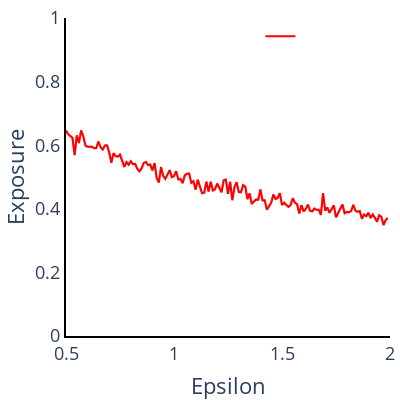

Write notebook code for a chart like this one.
### Code cell
'''
heatmap = px.density_heatmap(x=df_eps['epsilon'], y=df_eps['H_Share'], range_x=[0.5,2], range_y=[0,1])
lines = px.line(x=df_eps['epsilon'], y=df_eps['Predicted_H_Share'], range_x=[0.5,2], range_y=[0,1])

fig = go.Figure(data = heatmap.data + lines.data)
fig.show()
'''

plotly_lines.plot_MTO_sim_results(plotly_lines(), data=df_eps[df_eps['rho'] == 1], x_var='epsilon', y_var='Network_H_Share_L', x_range=[0.5,2], y_range=[0,1], x_title='Epsilon', y_title='Exposure', with_predicted=False, colors=['rgba(255,0,0,1)', 'rgba(0,255,0,1)'])

### Figure 1 — Plotly figure (JSON) as saved in the notebook; plotly's stock layout.template omitted (floating-point values rounded to 4 significant figures; data arrays with more than 128 entries replaced by an {"elided": "..."} marker saying what was removed)
{"data": [{"line": {"color": "rgba(255,0,0,1)", "width": 2}, "mode": "lines", "name": "", "showlegend": true, "type": "scatter", "x": {"elided": "150 float values"}, "y": {"elided": "150 float values"}}, {"line": {"color": "rgba(255,0,0,0.25)", "width": 2}, "mode": "lines", "showlegend": false, "type": "scatter", "x": {"elided": "150 float values"}, "y": {"elided": "150 float values"}}, {"fill": "tonexty", "fillcolor": "rgba(68, 68, 68, 0.2)", "line": {"color": "rgba(255,0,0,0.25)", "width": 2}, "mode": "lines", "showlegend": false, "type": "scatter", "x": {"elided": "150 float values"}, "y": {"elided": "150 float values"}}], "layout": {"font": {"size": 18}, "height": 400, "legend": {"title": {"text": ""}, "x": 0.6, "y": 1}, "margin": {"b": 5, "l": 5, "r": 5, "t": 5}, "plot_bgcolor": "rgba(0,0,0,0)", "showlegend": true, "title": {}, "width": 400, "xaxis": {"linecolor": "rgb(0,0,0)", "linewidth": 2, "range": [0.5, 2], "showgrid": false, "showline": true, "title": {"text": "Epsilon"}}, "yaxis": {"linecolor": "rgb(0,0,0)", "linewidth": 2, "range": [0, 1], "showgrid": false, "showline": true, "title": {"text": "Exposure"}}}}
